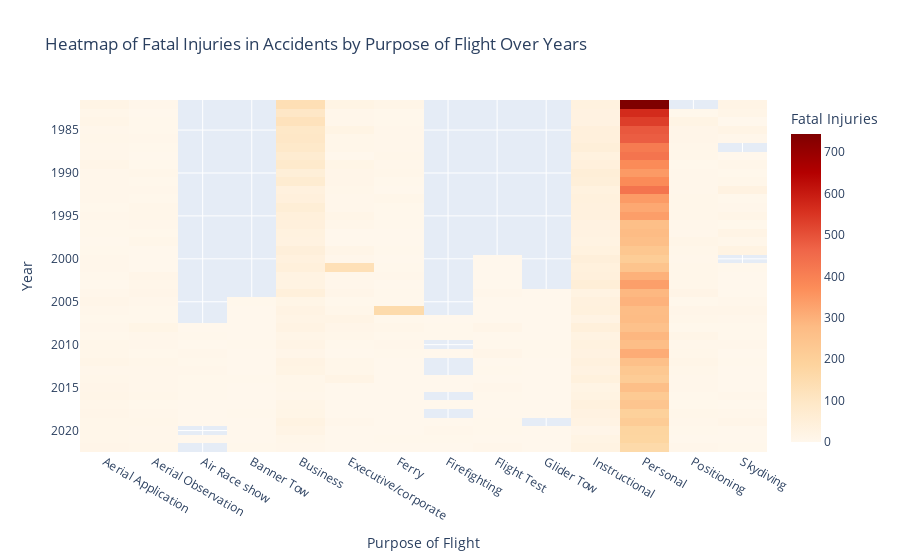

The notebook cell saved with this chart:
### Code cell
# Filter for accidents and focus on fatal injuries
accidents_data = df[df['Investigation.Type'] == 'Accident']

# Group by Year and Purpose of Flight, then sum the fatal injuries
accidents_data = accidents_data.groupby(['Year', 'Purpose.of.flight']).agg({
    'Total.Fatal.Injuries': 'sum'
}).reset_index()

# Pivot table for heatmap using Total.Fatal.Injuries
heatmap_data = accidents_data.pivot_table(
    values='Total.Fatal.Injuries',  # Change from 'Counts' to 'Total.Fatal.Injuries'
    index='Year',
    columns='Purpose.of.flight',
    aggfunc='sum'
)

# Create heatmap for fatal injuries in accidents
fig = px.imshow(heatmap_data, aspect='auto',
                labels=dict(x="Purpose of Flight", y="Year", color="Fatal Injuries"),
                title="Heatmap of Fatal Injuries in Accidents by Purpose of Flight Over Years",
                color_continuous_scale='OrRd')  # Optional: using a color scale that better represents severity

fig.update_layout(
    xaxis=dict(side="bottom")  # Ensuring x-axis labels are at the bottom for better readability
)
fig.show()

### Figure 1 — Plotly figure (JSON) as saved in the notebook; plotly's stock layout.template omitted (floating-point values rounded to 4 significant figures; data arrays with more than 128 entries replaced by an {"elided": "..."} marker saying what was removed)
{"data": [{"coloraxis": "coloraxis", "hovertemplate": "Purpose of Flight: %{x}<br>Year: %{y}<br>Fatal Injuries: %{z}<extra></extra>", "name": "0", "type": "heatmap", "x": ["Aerial Application", "Aerial Observation", "Air Race show", "Banner Tow", "Business", "Executive/corporate", "Ferry", "Firefighting", "Flight Test", "Glider Tow", "Instructional", "Personal", "Positioning", "Skydiving"], "xaxis": "x", "y": [1982, 1983, 1984, 1985, 1986, 1987, 1988, 1989, 1990, 1991, 1992, 1993, 1994, 1995, 1996, 1997, 1998, 1999, 2000, 2001, 2002, 2003, 2004, 2005, 2006, 2007, 2008, 2009, 2010, 2011, 2012, 2013, 2014, 2015, 2016, 2017, 2018, 2019, 2020, 2021, 2022], "yaxis": "y", "z": {"elided": "41x14 int values"}}], "layout": {"coloraxis": {"colorbar": {"title": {"text": "Fatal Injuries"}}, "colorscale": [[0, "rgb(255,247,236)"], [0.125, "rgb(254,232,200)"], [0.25, "rgb(253,212,158)"], [0.375, "rgb(253,187,132)"], [0.5, "rgb(252,141,89)"], [0.625, "rgb(239,101,72)"], [0.75, "rgb(215,48,31)"], [0.875, "rgb(179,0,0)"], [1, "rgb(127,0,0)"]]}, "title": {"text": "Heatmap of Fatal Injuries in Accidents by Purpose of Flight Over Years"}, "xaxis": {"anchor": "y", "domain": [0, 1], "side": "bottom", "title": {"text": "Purpose of Flight"}}, "yaxis": {"anchor": "x", "autorange": "reversed", "domain": [0, 1], "title": {"text": "Year"}}}}
